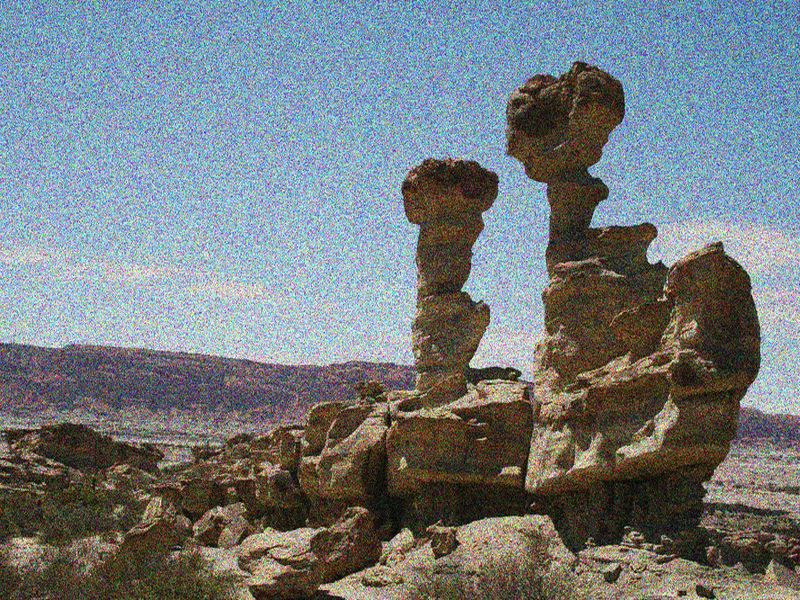
#> input picture Tarea7-ProcesamientoEnColor/Valle de la luna-adicion de ruido gaussiano.jpg, 800 x 600 px
$ python P7-1-1EliminacionRuidoGauss.py
#> lines starting #> are read from the running program, lines starting #| are printed output that depends on the picture
import cv2
import matplotlib.pyplot as plt

#IMAGEN EN RGB
img = cv2.imread('Valle de la luna-adicion de ruido gaussiano.jpg')
#> img is the input picture: shape (600, 800, 3); mean B, G, R 128, 124.1, 117
img = cv2.cvtColor(img, cv2.COLOR_BGR2RGB)
img_filtered = cv2.fastNlMeansDenoisingColored(img,None,10,10,7,21)
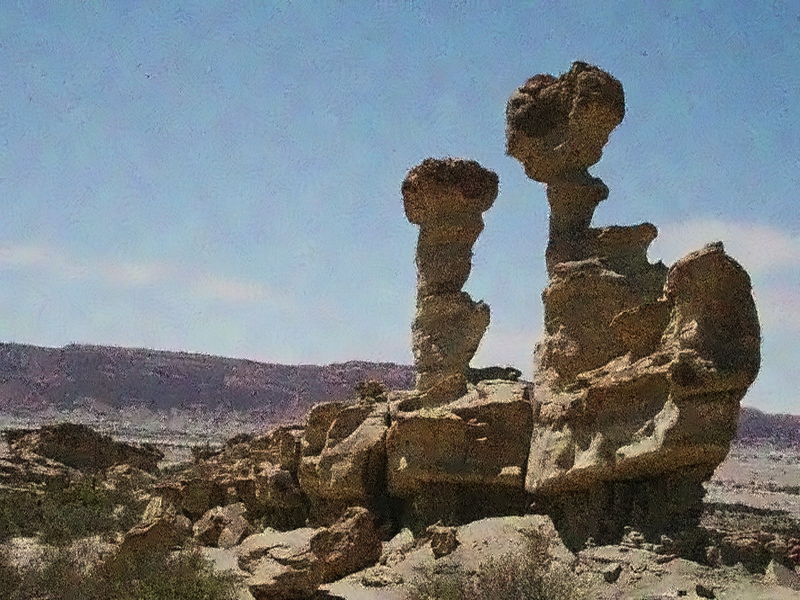
#> img_filtered: shape (600, 800, 3); mean R, G, B 116.1, 123.3, 127.3

plt.subplot(121),plt.imshow(img)
plt.title('Imagen Original'), plt.xticks([]), plt.yticks([])

plt.subplot(122),plt.imshow(img_filtered)
plt.title('Imagen Filtrada'), plt.xticks([]), plt.yticks([])

plt.savefig("ValleGauss.png", dpi = 600)
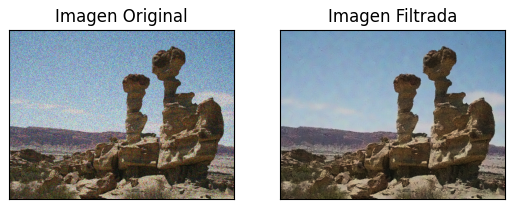
#> figure drawn by matplotlib, 2 panels
plt.show()

#IMAGEN EN HLS
img = cv2.cvtColor(img, cv2.COLOR_RGB2HLS)
#> img: shape (600, 800, 3); mean of channels 0, 1, 2 71, 122.8, 80.5
img_filtered = cv2.fastNlMeansDenoisingColored(img,None,10,10,7,21)
#> img_filtered: shape (600, 800, 3); mean of channels 0, 1, 2 69.8, 121.4, 79.1

plt.subplot(121),plt.imshow(img)
plt.title('Imagen Original'), plt.xticks([]), plt.yticks([])

plt.subplot(122),plt.imshow(img_filtered)
plt.title('Imagen Filtrada'), plt.xticks([]), plt.yticks([])

plt.savefig("ValleGaussHLS.png", dpi = 600)
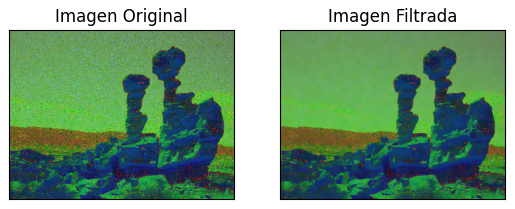
#> figure drawn by matplotlib, 2 panels
plt.show()

img_hls2rgb = cv2.cvtColor(img, cv2.COLOR_HLS2RGB)
img_filtered_hls2rgb = cv2.cvtColor(img_filtered, cv2.COLOR_HLS2RGB)
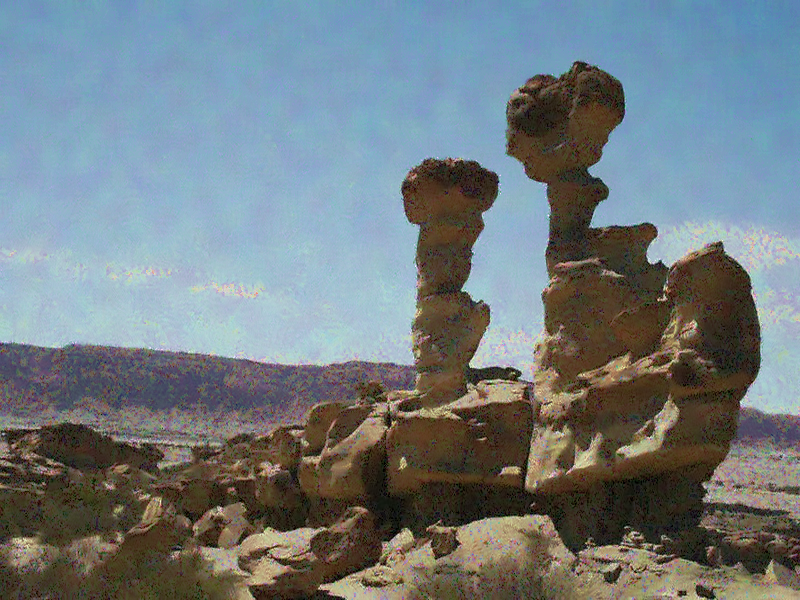
#> img_filtered_hls2rgb: shape (600, 800, 3); mean R, G, B 114.1, 124.4, 128.7

plt.subplot(121),plt.imshow(img_hls2rgb)
plt.title('Imagen Original'), plt.xticks([]), plt.yticks([])

plt.subplot(122),plt.imshow(img_filtered_hls2rgb)
plt.title('Imagen Filtrada'), plt.xticks([]), plt.yticks([])

plt.savefig("ValleGaussHLS2RGB.png", dpi = 600)
plt.show()
